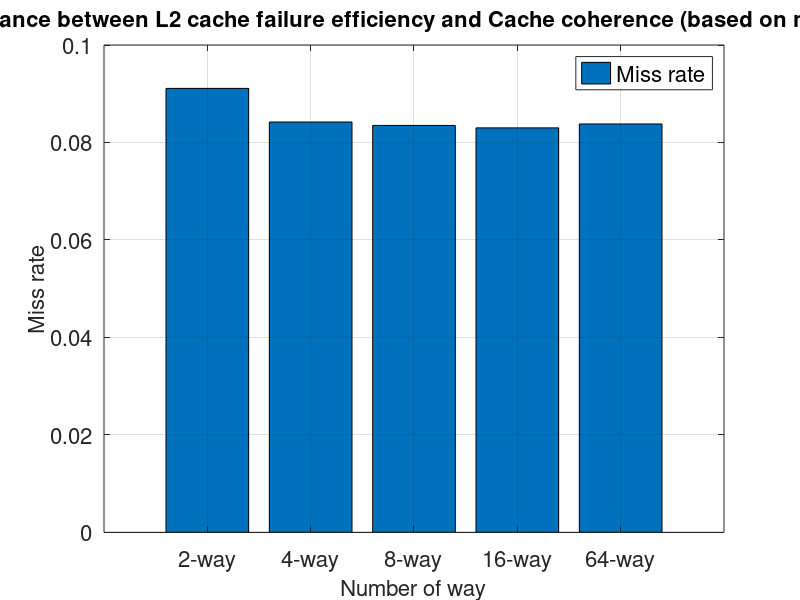

MATLAB code for this plot:
y=[0.0911 	0.0842 	0.0835 	0.0830 	0.0838];
b=bar(y);
grid on;
ch = get(b,'children');
set(gca,'XTickLabel',{'2-way','4-way','8-way','16-way', '64-way'}, 'FontSize', 16)
%set(ch,'FaceVertexCData',[1 0 1;0 0 0;])
legend('Miss rate', 'FontSize', 16);
xlabel('Number of way', 'FontSize', 16);
ylabel('Miss rate', 'FontSize', 16);
title('The relevance between L2 cache failure efficiency and Cache coherence (based on mcf dataset)', 'FontSize', 16);